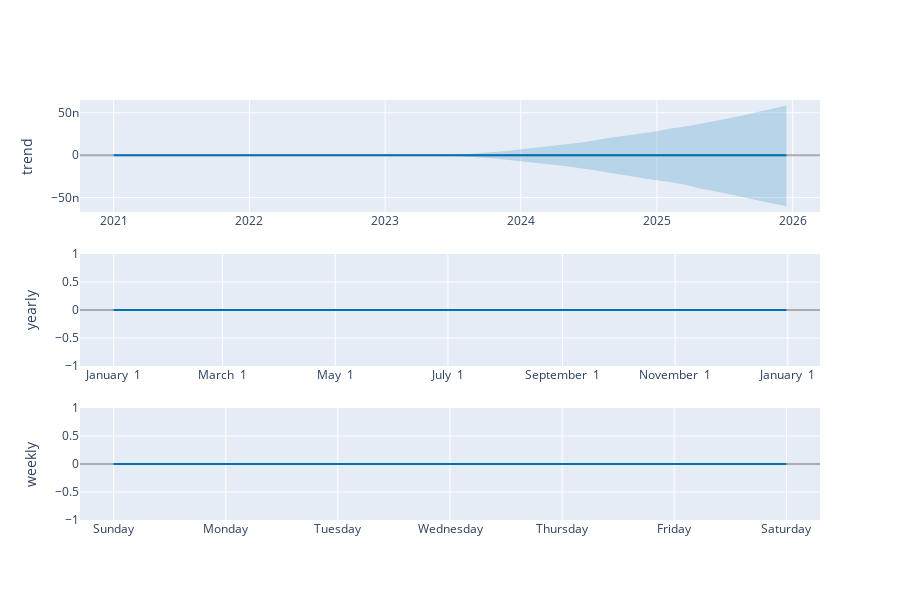

Notebook cell for this chart:
### Code cell
plot_components_plotly(m,forcast)

### Figure 1 — Plotly figure (JSON) as saved in the notebook; plotly's stock layout.template omitted (floating-point values rounded to 4 significant figures; data arrays with more than 128 entries replaced by an {"elided": "..."} marker saying what was removed)
{"data": [{"line": {"color": "#0072B2", "width": 2}, "mode": "lines", "name": "trend", "type": "scatter", "x": {"elided": "1759 str values"}, "xaxis": "x", "y": {"elided": "1759 int values"}, "yaxis": "y"}, {"line": {"color": "rgba(0, 114, 178, 0.2)", "width": 0}, "mode": "lines", "name": "trend_upper", "type": "scatter", "x": {"elided": "1759 str values"}, "xaxis": "x", "y": {"elided": "1759 float values"}, "yaxis": "y"}, {"fill": "tonexty", "fillcolor": "rgba(0, 114, 178, 0.2)", "line": {"color": "rgba(0, 114, 178, 0.2)", "width": 0}, "mode": "lines", "name": "trend_lower", "type": "scatter", "x": {"elided": "1759 str values"}, "xaxis": "x", "y": {"elided": "1759 float values"}, "yaxis": "y"}, {"line": {"color": "#0072B2", "width": 2}, "mode": "lines", "name": "yearly", "type": "scatter", "x": {"elided": "365 str values"}, "xaxis": "x2", "y": {"elided": "365 int values"}, "yaxis": "y2"}, {"line": {"color": "#0072B2", "width": 2}, "mode": "lines", "name": "weekly", "type": "scatter", "x": ["2017-01-01T00:00:00", "2017-01-02T00:00:00", "2017-01-03T00:00:00", "2017-01-04T00:00:00", "2017-01-05T00:00:00", "2017-01-06T00:00:00", "2017-01-07T00:00:00"], "xaxis": "x3", "y": [0, 0, 0, 0, 0, 0, 0], "yaxis": "y3"}], "layout": {"height": 600, "showlegend": false, "width": 900, "xaxis": {"anchor": "y", "domain": [0, 1], "range": ["2020-10-02T13:12:00", "2026-03-15T10:48:00"], "type": "date"}, "xaxis2": {"anchor": "y2", "domain": [0, 1], "range": ["2016-12-13T18:54:02.958904115", "2018-01-18T11:04:57.863013581"], "tickformat": "%B %e", "type": "date"}, "xaxis3": {"anchor": "y3", "domain": [0, 1], "range": ["2016-12-31T16:48:00", "2017-01-07T07:12:00"], "tickformat": "%A", "type": "date"}, "yaxis": {"anchor": "x", "domain": [0.7333, 1], "rangemode": "normal", "title": {"text": "trend"}, "zerolinecolor": "#AAA"}, "yaxis2": {"anchor": "x2", "domain": [0.3667, 0.6333], "title": {"text": "yearly"}, "zerolinecolor": "#AAA"}, "yaxis3": {"anchor": "x3", "domain": [0, 0.2667], "title": {"text": "weekly"}, "zerolinecolor": "#AAA"}}}
